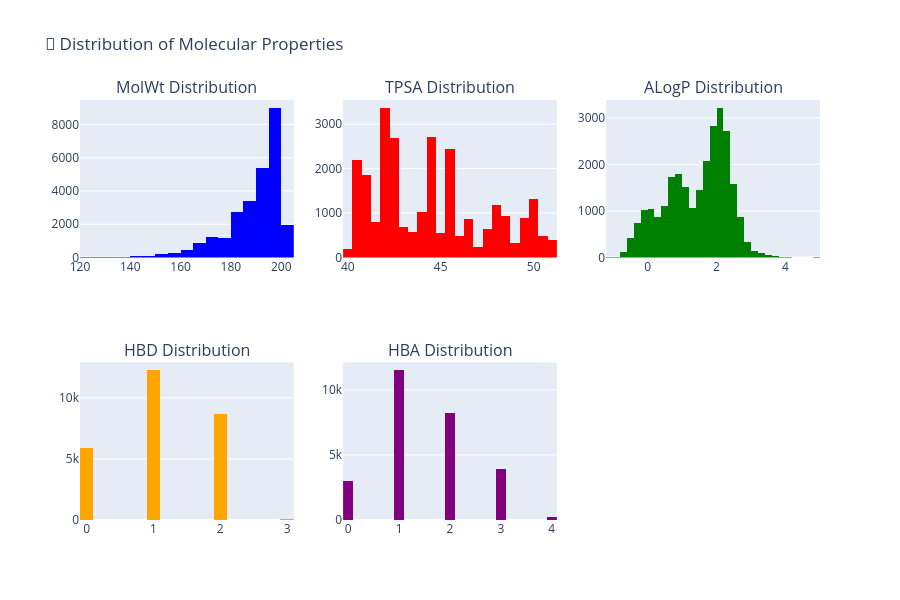
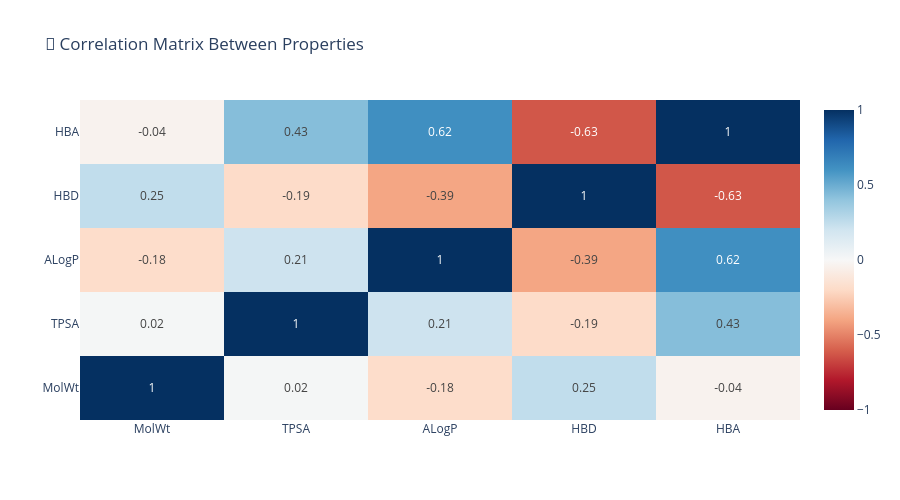

The notebook cell these images were saved under, in order:
### Code cell
# STEP 3: Exploratory Data Analysis with Interactive Plots
# Create beautiful interactive visualizations to understand our data

import plotly.graph_objs as go
from plotly.subplots import make_subplots

print("🎨 Creating interactive visualizations...")

# 1. Distribution plots for each target property
print("📊 Creating distribution plots...")

# Create subplots for all target properties
fig_dist = make_subplots(
    rows=2, cols=3,
    subplot_titles=[f'{target} Distribution' for target in TARGETS]
)

# Different colors for each property
colors = ['blue', 'red', 'green', 'orange', 'purple']

# Create histogram for each target property
for i, target in enumerate(TARGETS):
    row = i // 3 + 1  # Calculate which row (1 or 2)
    col = i % 3 + 1   # Calculate which column (1, 2, or 3)
    
    fig_dist.add_trace(
        go.Histogram(
            x=df[target],           # Data for histogram
            name=target,            # Legend name
            marker_color=colors[i], # Color
            nbinsx=30              # Number of bins
        ),
        row=row, col=col
    )

# Update layout and show
fig_dist.update_layout(
    title="🎯 Distribution of Molecular Properties",
    height=600,
    showlegend=False
)
fig_dist.show()

# 2. Correlation matrix between properties
print("🔗 Creating correlation matrix...")

# Calculate correlation between all target properties
correlation_matrix = df[TARGETS].corr()

# Create heatmap
fig_corr = go.Figure(data=go.Heatmap(
    z=correlation_matrix.values,           # Correlation values
    x=TARGETS,                            # X-axis labels
    y=TARGETS,                            # Y-axis labels
    colorscale='RdBu',                    # Color scheme (red-blue)
    zmid=0,                               # Center point for colors
    text=correlation_matrix.round(2).values,  # Text to show in cells
    texttemplate="%{text}",               # Format for text
    textfont={"size": 12}                 # Text size
))

fig_corr.update_layout(
    title="🔗 Correlation Matrix Between Properties",
    height=500
)
fig_corr.show()

# 3. Scatter plot matrix to see relationships
print("🔬 Creating scatter plot relationships...")

# Create scatter plots between key properties
fig_scatter = make_subplots(
    rows=2, cols=2,
    subplot_titles=['MolWt vs TPSA', 'ALogP vs HBD', 'HBA vs TPSA', 'MolWt vs ALogP']
)

# Define which properties to plot against each other
scatter_pairs = [
    ('MolWt', 'TPSA', 1, 1),
    ('ALogP', 'HBD', 1, 2), 
    ('HBA', 'TPSA', 2, 1),
    ('MolWt', 'ALogP', 2, 2)
]

# Create each scatter plot
for x_var, y_var, row, col in scatter_pairs:
    fig_scatter.add_trace(
        go.Scatter(
            x=df[x_var],                    # X-axis data
            y=df[y_var],                    # Y-axis data
            mode='markers',                 # Show as points
            marker=dict(
                size=4,                     # Point size
                color=df['MolWt'],          # Color by molecular weight
                colorscale='Viridis',       # Color scheme
                opacity=0.6                 # Transparency
            ),
            showlegend=False               # Don't show legend
        ),
        row=row, col=col
    )

fig_scatter.update_layout(
    title="🔬 Property Relationships",
    height=600
)
fig_scatter.show()

# 4. Summary statistics table
print("📈 Summary Statistics:")
print("="*50)
print(f"Total molecules: {len(df):,}")
print(f"Average molecular weight: {df['MolWt'].mean():.1f} Da")
print(f"Average TPSA: {df['TPSA'].mean():.1f} Ų")
print(f"Average ALogP: {df['ALogP'].mean():.2f}")
print(f"Average HBD: {df['HBD'].mean():.1f}")
print(f"Average HBA: {df['HBA'].mean():.1f}")

print("\n✅ Exploratory data analysis complete!")

### Figure 1 — Plotly figure (JSON) as saved in the notebook; plotly's stock layout.template omitted (floating-point values rounded to 4 significant figures; data arrays with more than 128 entries replaced by an {"elided": "..."} marker saying what was removed)
{"data": [{"marker": {"color": "blue"}, "name": "MolWt", "nbinsx": 30, "type": "histogram", "x": {"elided": "26887 float values"}, "xaxis": "x", "yaxis": "y"}, {"marker": {"color": "red"}, "name": "TPSA", "nbinsx": 30, "type": "histogram", "x": {"elided": "26887 float values"}, "xaxis": "x2", "yaxis": "y2"}, {"marker": {"color": "green"}, "name": "ALogP", "nbinsx": 30, "type": "histogram", "x": {"elided": "26887 float values"}, "xaxis": "x3", "yaxis": "y3"}, {"marker": {"color": "orange"}, "name": "HBD", "nbinsx": 30, "type": "histogram", "x": {"elided": "26887 int values"}, "xaxis": "x4", "yaxis": "y4"}, {"marker": {"color": "purple"}, "name": "HBA", "nbinsx": 30, "type": "histogram", "x": {"elided": "26887 int values"}, "xaxis": "x5", "yaxis": "y5"}], "layout": {"annotations": [{"font": {"size": 16}, "showarrow": false, "text": "MolWt Distribution", "x": 0.1444, "xanchor": "center", "xref": "paper", "y": 1, "yanchor": "bottom", "yref": "paper"}, {"font": {"size": 16}, "showarrow": false, "text": "TPSA Distribution", "x": 0.5, "xanchor": "center", "xref": "paper", "y": 1, "yanchor": "bottom", "yref": "paper"}, {"font": {"size": 16}, "showarrow": false, "text": "ALogP Distribution", "x": 0.8556, "xanchor": "center", "xref": "paper", "y": 1, "yanchor": "bottom", "yref": "paper"}, {"font": {"size": 16}, "showarrow": false, "text": "HBD Distribution", "x": 0.1444, "xanchor": "center", "xref": "paper", "y": 0.375, "yanchor": "bottom", "yref": "paper"}, {"font": {"size": 16}, "showarrow": false, "text": "HBA Distribution", "x": 0.5, "xanchor": "center", "xref": "paper", "y": 0.375, "yanchor": "bottom", "yref": "paper"}], "height": 600, "showlegend": false, "title": {"text": "🎯 Distribution of Molecular Properties"}, "xaxis": {"anchor": "y", "domain": [0, 0.2889]}, "xaxis2": {"anchor": "y2", "domain": [0.3556, 0.6444]}, "xaxis3": {"anchor": "y3", "domain": [0.7111, 1]}, "xaxis4": {"anchor": "y4", "domain": [0, 0.2889]}, "xaxis5": {"anchor": "y5", "domain": [0.3556, 0.6444]}, "xaxis6": {"anchor": "y6", "domain": [0.7111, 1]}, "yaxis": {"anchor": "x", "domain": [0.625, 1]}, "yaxis2": {"anchor": "x2", "domain": [0.625, 1]}, "yaxis3": {"anchor": "x3", "domain": [0.625, 1]}, "yaxis4": {"anchor": "x4", "domain": [0, 0.375]}, "yaxis5": {"anchor": "x5", "domain": [0, 0.375]}, "yaxis6": {"anchor": "x6", "domain": [0, 0.375]}}}

### Figure 2 — Plotly figure (JSON) as saved in the notebook; plotly's stock layout.template omitted (floating-point values rounded to 4 significant figures)
{"data": [{"colorscale": [[0, "rgb(103,0,31)"], [0.1, "rgb(178,24,43)"], [0.2, "rgb(214,96,77)"], [0.3, "rgb(244,165,130)"], [0.4, "rgb(253,219,199)"], [0.5, "rgb(247,247,247)"], [0.6, "rgb(209,229,240)"], [0.7, "rgb(146,197,222)"], [0.8, "rgb(67,147,195)"], [0.9, "rgb(33,102,172)"], [1, "rgb(5,48,97)"]], "text": [[1.0, 0.02, -0.18, 0.25, -0.04], [0.02, 1.0, 0.21, -0.19, 0.43], [-0.18, 0.21, 1.0, -0.39, 0.62], [0.25, -0.19, -0.39, 1.0, -0.63], [-0.04, 0.43, 0.62, -0.63, 1.0]], "textfont": {"size": 12}, "texttemplate": "%{text}", "type": "heatmap", "x": ["MolWt", "TPSA", "ALogP", "HBD", "HBA"], "y": ["MolWt", "TPSA", "ALogP", "HBD", "HBA"], "z": [[1.0, 0.01502, -0.1836, 0.2497, -0.03859], [0.01502, 1.0, 0.2104, -0.1921, 0.4295], [-0.1836, 0.2104, 1.0, -0.3946, 0.6159], [0.2497, -0.1921, -0.3946, 1.0, -0.6251], [-0.03859, 0.4295, 0.6159, -0.6251, 1.0]], "zmid": 0}], "layout": {"height": 500, "title": {"text": "🔗 Correlation Matrix Between Properties"}}}
